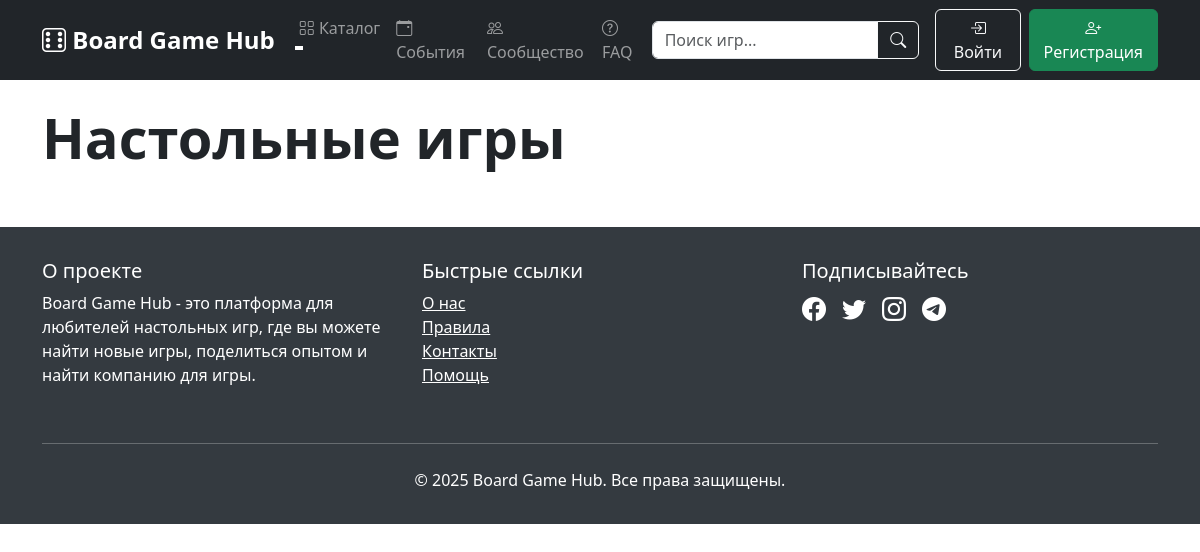
/?genre=Экономика, run on an earlier commit of the app's database.
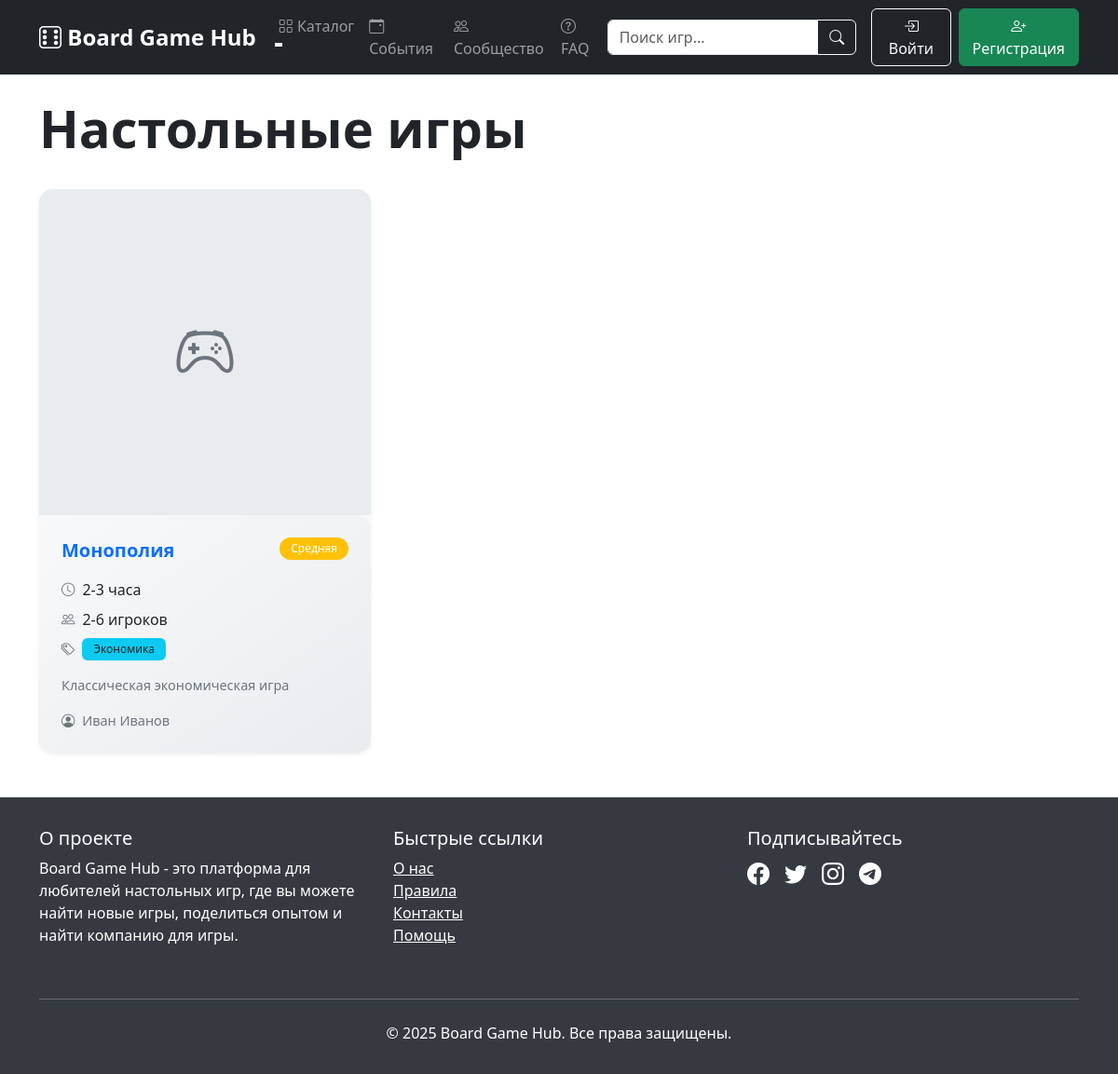
And on a later commit of the database.
### data/games.py (models this page shows, shortened)
class Game(SqlAlchemyBase):
    __tablename__ = 'games'  # jobs
    id = sqlalchemy.Column(
        sqlalchemy.Integer,
        primary_key=True,
        autoincrement=True
    )
    added_by = sqlalchemy.Column(  # team_leader
        sqlalchemy.Integer,
        sqlalchemy.ForeignKey('users.id'),
        nullable=False
    )
    title = sqlalchemy.Column(sqlalchemy.String, nullable=True)  # job
    duration = sqlalchemy.Column(sqlalchemy.String, nullable=True)  # work_size
    count_of_players = sqlalchemy.Column(sqlalchemy.String, nullable=True)  # collaborators
    genre = sqlalchemy.Column(sqlalchemy.String, nullable=True)
    complexity = sqlalchemy.Column(sqlalchemy.String, nullable=True)
    description = sqlalchemy.Column(sqlalchemy.Text, nullable=True)
    image = sqlalchemy.Column(sqlalchemy.LargeBinary, nullable=True)  # BLOB для хранения изображений
    user = orm.relationship("User", back_populates="added_games")
    sessions = orm.relationship("GameSession", back_populates="game")
    reviews = orm.relationship("Review", back_populates="game")

### data/users.py (models this page shows, shortened)
class User(SqlAlchemyBase, UserMixin):
    __tablename__ = 'users'
    id = sqlalchemy.Column(sqlalchemy.Integer, primary_key=True, autoincrement=True)
    surname = sqlalchemy.Column(sqlalchemy.String, nullable=True)
    name = sqlalchemy.Column(sqlalchemy.String, nullable=True)
    age = sqlalchemy.Column(sqlalchemy.Integer, nullable=True)
    favorite_genres = sqlalchemy.Column(sqlalchemy.String, nullable=True)
    location = sqlalchemy.Column(sqlalchemy.String, nullable=True)
    email = sqlalchemy.Column(sqlalchemy.String, unique=True, index=True, nullable=True)
    hashed_password = sqlalchemy.Column(sqlalchemy.String, nullable=True)
    added_games = orm.relationship("Game", back_populates="user")
    created_sessions = orm.relationship("GameSession", back_populates="creator")
    reviews = orm.relationship("Review", back_populates="author")

### main.py (the view)
@app.route("/")
def index():
    db_sess = db_session.create_session()
    query = db_sess.query(Game).options(joinedload(Game.user))
    genre = request.args.get('genre')
    if genre:
        query = query.filter(Game.genre == genre)
    search = request.args.get('search')
    if search:
        search_term = f"%{search}%"
        query = query.filter(
            (Game.title.ilike(search_term)) |
            (Game.description.ilike(search_term))
        )
    games = query.all()
    db_sess.close()
    return render_template("index.html", title="Главная", games=games)

### data/db_session.py (called while the page is built)
def create_session() -> Session:
    global __factory
    return __factory()

### main.py (called while the page is built)
@app.context_processor
def utility_processor():
    def get_unique_genres():
        db_sess = db_session.create_session()
        try:
            genres = db_sess.query(Game.genre).distinct().all()
            return [genre[0] for genre in genres if genre[0]]
        finally:
            db_sess.close()
    return dict(get_unique_genres=get_unique_genres)

### templates/index.html (shortened to what this page needs)
{% extends "base.html" %}
{% block content %}
<div class="d-flex justify-content-between align-items-center mb-4">
    <h1 class="display-4">Настольные игры</h1>
</div>
<div class="row row-cols-1 row-cols-md-3 g-4">
    {% for game in games %}
        <div class="col">
            <div class="card h-100 shadow-sm hover-shadow">
                <div class="card-img-wrapper">
                    {% if game.image %}
                        <img src="{{ url_for('game_image', game_id=game.id) }}"
                             class="card-img-top"
                             alt="{{ game.title }}">
                    {% else %}
                        <div class="default-img">
                            <i class="bi bi-controller text-muted"></i>
                        </div>
                    {% endif %}
                </div>
                <div class="card-body">
                    <div class="d-flex justify-content-between align-items-start mb-3">
                        <h5 class="card-title fw-bold text-primary mb-0">{{ game.title }}</h5>
                        <span class="badge bg-{{ 'success' if game.complexity == 'Низкая' else 'warning' if game.complexity == 'Средняя' else 'danger' }} rounded-pill">
                            {{ game.complexity }}
                        </span>
                    </div>
                    <div class="card-text mb-3">
                        <div class="d-flex align-items-center mb-2">
                            <i class="bi bi-clock me-2 text-muted"></i>
                            <span>{{ game.duration }}</span>
                        </div>
                        <div class="d-flex align-items-center mb-2">
                            <i class="bi bi-people me-2 text-muted"></i>
                            <span>{{ game.count_of_players }} игроков</span>
                        </div>
                        <div class="d-flex align-items-center mb-2">
                            <i class="bi bi-tags me-2 text-muted"></i>
                            <span class="badge bg-info text-dark">{{ game.genre }}</span>
                        </div>
                        <p class="mt-3 mb-0 text-muted">{{ game.description }}</p>
                    </div>
                    <div class="d-flex justify-content-between align-items-center mt-auto">
                        <small class="text-muted">
                            <i class="bi bi-person-circle me-1"></i>
                            {{ game.user.name }} {{ game.user.surname }}
                        </small>
                    </div>
                </div>
            </div>
        </div>
    {% endfor %}
</div>
{% endblock %}

### templates/base.html (shortened to what this page needs)
<!DOCTYPE html>
<html lang="ru">
<head>
    <link href="https://cdn.jsdelivr.net/npm/bootstrap@5.3.0/dist/css/bootstrap.min.css" rel="stylesheet">
    <link rel="stylesheet" href="https://cdn.jsdelivr.net/npm/bootstrap-icons@1.7.2/font/bootstrap-icons.css">
</head>
<body>
    <nav class="navbar navbar-expand-lg navbar-dark bg-dark sticky-top">
        <div class="container">
            <a class="navbar-brand" href="{{ url_for('index') }}">
                <i class="bi bi-dice-6"></i> Board Game Hub
            </a>
            <div class="collapse navbar-collapse" id="navbarNav">
                <ul class="navbar-nav me-auto">
                    <li class="nav-item dropdown">
                        <a class="nav-link dropdown-toggle" href="#" role="button" data-bs-toggle="dropdown">
                            <i class="bi bi-grid"></i> Каталог
                        </a>
                    </li>
                    <li class="nav-item">
                        <a class="nav-link" href="{{ url_for('game_sessions') }}">
                            <i class="bi bi-calendar-event"></i> События
                        </a>
                    </li>
                    <li class="nav-item">
                        <a class="nav-link" href="#">
                            <i class="bi bi-people"></i> Сообщество
                        </a>
                    </li>
                    <li class="nav-item">
                        <a class="nav-link" href="#">
                            <i class="bi bi-question-circle"></i> FAQ
                        </a>
                    </li>
                </ul>
                <form class="d-flex me-3" action="{{ url_for('index') }}" method="get">
                    <div class="input-group">
                        <input class="form-control" type="search" name="search" placeholder="Поиск игр..."
                               aria-label="Search" value="{{ request.args.get('search', '') }}">
                        <button class="btn btn-outline-light" type="submit">
                            <i class="bi bi-search"></i>
                        </button>
                    </div>
                </form>
                <div class="d-flex">
                    {% if current_user.is_authenticated %}
                        <div class="dropdown">
                            <button class="btn btn-outline-light dropdown-toggle" type="button" data-bs-toggle="dropdown">
                                <i class="bi bi-person-circle"></i> {{ current_user.name }}
                            </button>
                            <ul class="dropdown-menu dropdown-menu-end">
                                <li><a class="dropdown-item" href="#">
                                    <i class="bi bi-person"></i> Профиль
                                </a></li>
                                <li><a class="dropdown-item" href="#">
                                    <i class="bi bi-gear"></i> Настройки
                                </a></li>
                                <li><a class="dropdown-item" href="#">
                                    <i class="bi bi-collection"></i> Мои игры
                                </a></li>
                                <li><hr class="dropdown-divider"></li>
                                <li><a class="dropdown-item text-danger" href="{{ url_for('logout') }}">
                                    <i class="bi bi-box-arrow-right"></i> Выйти
                                </a></li>
                            </ul>
                        </div>
                    {% else %}
                        <a href="{{ url_for('login') }}" class="btn btn-outline-light me-2">
                            <i class="bi bi-box-arrow-in-right"></i> Войти
                        </a>
                        <a href="{{ url_for('register') }}" class="btn btn-success">
                            <i class="bi bi-person-plus"></i> Регистрация
                        </a>
                    {% endif %}
                </div>
            </div>
        </div>
    </nav>
    <div class="container mt-4">
        {% block content %}{% endblock %}
    </div>
    <footer class="footer">
        <div class="container">
            <div class="row">
                <div class="col-md-4 mb-3">
                    <h5>О проекте</h5>
                    <p>Board Game Hub - это платформа для любителей настольных игр, где вы можете найти новые игры,
                       поделиться опытом и найти компанию для игры.</p>
                </div>
                <div class="col-md-4 mb-3">
                    <h5>Быстрые ссылки</h5>
                    <ul class="list-unstyled">
                        <li><a href="#" class="text-white">О нас</a></li>
                        <li><a href="#" class="text-white">Правила</a></li>
                        <li><a href="#" class="text-white">Контакты</a></li>
                        <li><a href="#" class="text-white">Помощь</a></li>
                    </ul>
                </div>
                <div class="col-md-4 mb-3">
                    <h5>Подписывайтесь</h5>
                    <div class="d-flex gap-3 fs-4">
                        <a href="#" class="text-white"><i class="bi bi-facebook"></i></a>
                        <a href="#" class="text-white"><i class="bi bi-twitter"></i></a>
                        <a href="#" class="text-white"><i class="bi bi-instagram"></i></a>
                        <a href="#" class="text-white"><i class="bi bi-telegram"></i></a>
                    </div>
                </div>
            </div>
            <hr class="mt-4 mb-4">
            <div class="text-center">
                <p class="mb-0">© 2025 Board Game Hub. Все права защищены.</p>
            </div>
        </div>
    </footer>
</body>
</html>

### templates/base.html (style rules this page uses)
.navbar-brand { font-size: 1.5rem; font-weight: bold; }
.card { transition: transform 0.2s; box-shadow: 0 4px 6px rgba(0, 0, 0, 0.1); }
.footer { background-color: #343a40; color: white; padding: 2rem 0; margin-top: 3rem; }
.nav-link { position: relative; }
.nav-link:after { content: ''; position: absolute; width: 0; height: 2px; background: #fff; left: 0; bottom: -2px; transition: width 0.3s; }

### templates/index.html (style rules this page uses)
.hover-shadow { transition: all 0.3s ease; }
.card { border: none; border-radius: 15px; background-color: #f8f9fa; }
.badge { font-weight: 500; padding: 0.5em 1em; }
.card-title { font-size: 1.25rem; line-height: 1.4; }
.text-muted { font-size: 0.9rem; color: #6c757d !important; }
.display-4 { font-weight: 600; }
.card-body { padding: 1.5rem; background: linear-gradient(145deg, #f8f9fa 0%, #e9ecef 100%); border-radius: 15px; }
.card-img-wrapper { height: 350px; overflow: hidden; border-radius: 15px 15px 0 0; background-color: #e9ecef; }
.default-img { display: flex; align-items: center; justify-content: center; height: 100%; }
.default-img i { font-size: 4rem; color: #adb5bd; }

What changed in the data, as far as the page shows it:
now on this page (row edited): Game: title "Монополия", complexity "Средняя", duration "2-3 часа", count_of_players "2-6", genre "Экономика", description "Классическая экономическая игра", user.name "Иван", user.surname "Иванов"
